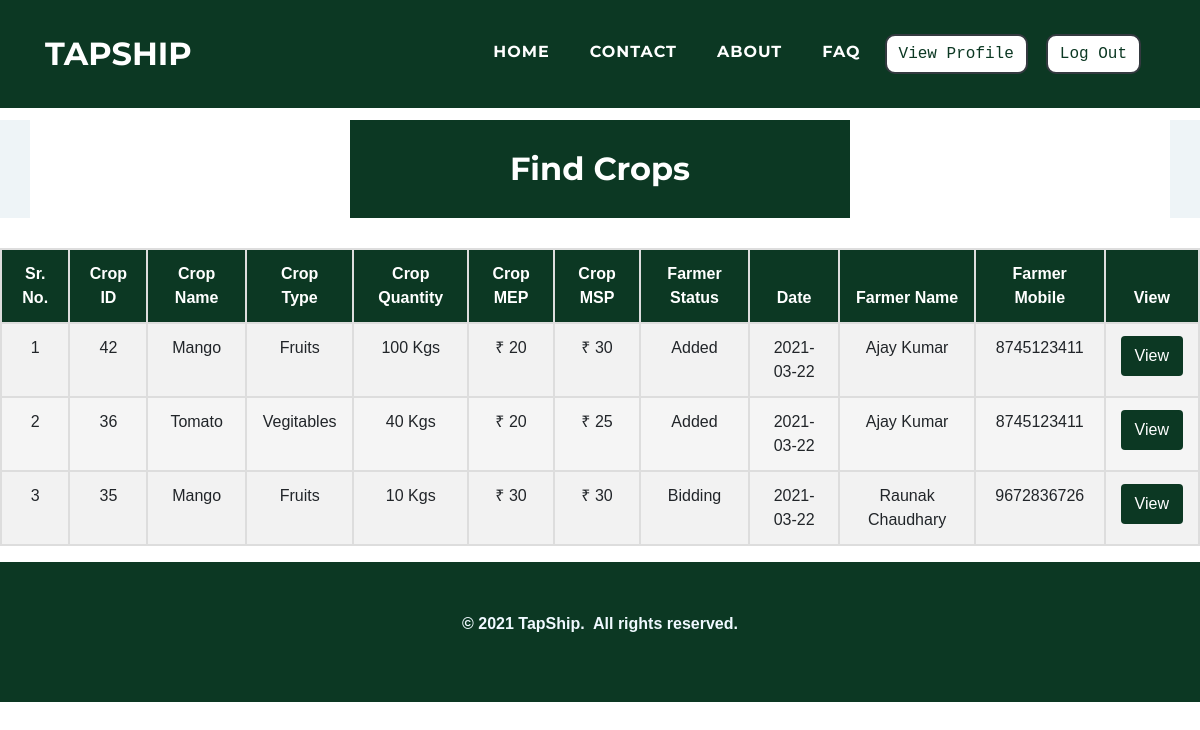
/customers/findcrop.php (signed in), run on an earlier commit of the app's database.
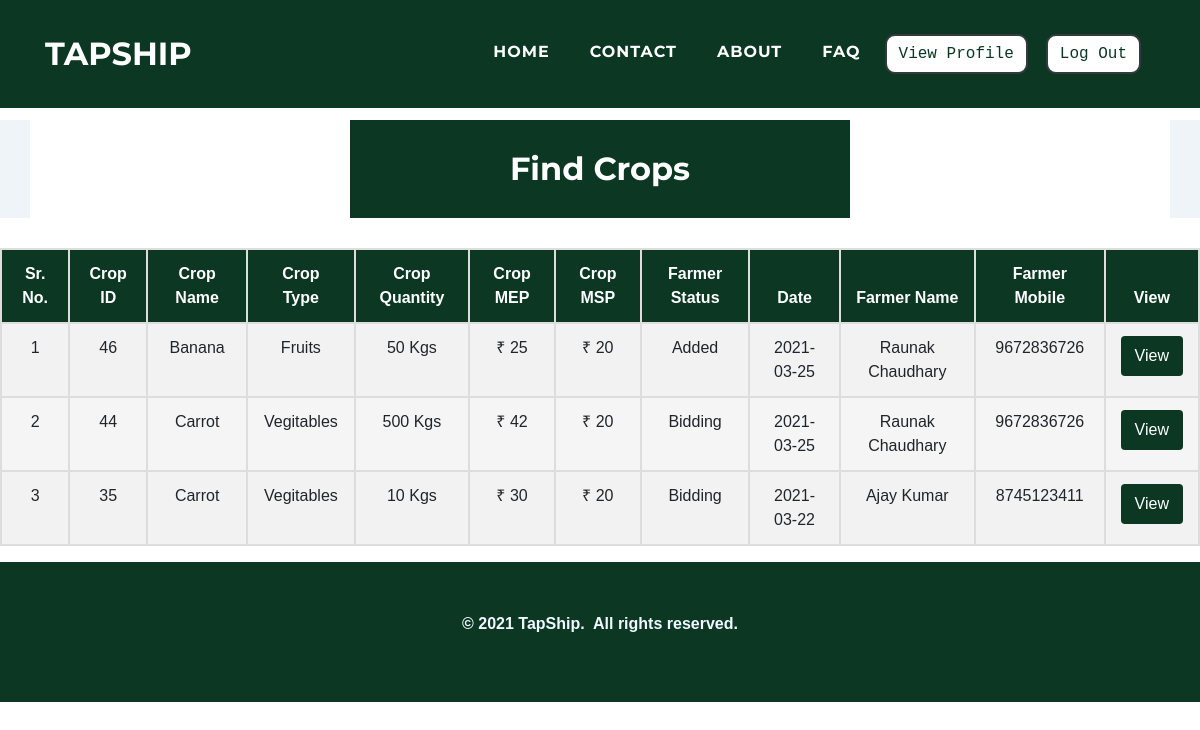
And on a later commit of the database.
### tables this page shows
CREATE TABLE `cropsale` (
  `cr_id` int(11) NOT NULL,
  `cr_f_mobile` varchar(10) NOT NULL,
  `cr_cro_id` int(11) NOT NULL,
  `cr_quantity` varchar(10) NOT NULL,
  `cr_img1` varchar(500) NOT NULL,
  `cr_img2` varchar(500) NOT NULL,
  `cr_img3` varchar(500) NOT NULL,
  `cr_mep` varchar(10) NOT NULL,
  `cr_date` date NOT NULL,
  `cr_status` varchar(10) NOT NULL
);

CREATE TABLE `cropdetails` (
  `cro_id` int(11) NOT NULL,
  `cro_name` varchar(50) NOT NULL,
  `cro_type` varchar(25) NOT NULL,
  `cro_msp` float NOT NULL
);

### customers/findcrop.php (the view, shortened to what the changed rows need)
<?php
$res = $_SESSION["sessionid"];
$c_mobile= $res;
?>
<!DOCTYPE html>
<html>
<head>
    <link rel="stylesheet" href="../assets/bootstrap/css/bootstrap.min.css">
    <link rel="stylesheet" href="../assets/fonts/font-awesome.min.css">
    <link rel="stylesheet" href="../assets/fonts/ionicons.min.css">
    <link rel="stylesheet" href="../assets/css/Article-List.css">
    <link rel="stylesheet" href="../assets/css/Features-Boxed.css">
    <link rel="stylesheet" href="../assets/css/Footer-Dark.css">
    <link rel="stylesheet" href="../assets/css/Highlight-Blue.css">
    <link rel="stylesheet" href="https://cdnjs.cloudflare.com/ajax/libs/animate.css/3.5.2/animate.min.css">
    <link rel="stylesheet" href="https://cdnjs.cloudflare.com/ajax/libs/aos/2.2.0/aos.css">
    <link rel="stylesheet" href="../assets/css/Login-Form-Clean.css">
    <link rel="stylesheet" href="../assets/css/table-style.css"/>
</head>
<body id="page-top">
    <div class="features-boxed">
        <div class="container" style="background: #ffffff;">
            <div class="intro" style="background: #0c3823;margin-top: 120px;margin-bottom: 30px;">
                <h2 class="text-center" data-aos="fade" style="color: rgb(255,255,255);padding: 30px;margin-bottom: 0px;">Find Crops</h2>
            </div>
        </div>
    </div>
    <table  id="tabledata" class=" table table-striped table-hover table-bordered">
 <tr class="bg-dark text-white text-center">
 <thead>
 <th>Sr. No.</th>
 <th> Crop ID </th>
 <th> Crop Name </th>
 <th> Crop Type</th>
 <th> Crop Quantity</th>
 <th> Crop MEP</th>
 <th> Crop MSP</th>
 <th> Farmer Status</th>
 <th> Date</th>
 <th> Farmer Name</th>
 <th> Farmer Mobile</th>
 <th> View</th>
 </thead>
 </tr >
 <?php
$con = mysqli_connect('localhost','root');
mysqli_select_db($con,'tapship');
 $q = "SELECT CD.cro_name, CD.cro_type, CD.cro_msp, CS.cr_id, CS.cr_quantity, CS.cr_mep, CS.cr_date, CS.cr_status, f.f_name, f.f_mobile
 FROM cropdetails CD, cropsale CS, farmer f  where CD.cro_id=CS.cr_cro_id AND f.f_mobile=CS.cr_f_mobile AND cs.cr_status IN (0,1) AND (SELECT count(cb_id) from cropbid cb WHERE cb.cb_c_mobile = $c_mobile AND cb.cb_cr_id = cs.cr_id)=0
 ORDER BY CS.cr_id DESC";
 $query = mysqli_query($con,$q);
 $c = 1;
 while($res = mysqli_fetch_array($query)){
     if($res['cr_status']==0||1){
 ?>
 <tr class="text-center">
 <td data-label="Sr. No."> <?php echo $c; $c+=1 ?> </td>
 <td data-label="Crop ID"> <?php echo $res['cr_id']; ?> </td>
 <td data-label="Crop Name"> <?php echo $res['cro_name'];  ?> </td>
 <td data-label="Crop Type"> <?php echo $res['cro_type'];  ?> </td>
 <td data-label="Crop Quantity"> <?php echo $res['cr_quantity'],' Kgs';  ?> </td>
 <td data-label="Crop MEP"> <?php echo '₹ ',$res['cr_mep'];  ?> </td>
 <td data-label="Crop MSP"> <?php echo '₹ ',$res['cro_msp'];  ?> </td>
 <td data-label="Crop Status"> <?php if($res['cr_status']=="0"){echo "Added";}else if($res['cr_status']=="1"){echo "Bidding";}else if($res['cr_status']=="2"){echo "Bid Accepted";}else if($res['cr_status']=="3"){echo "Transport Pending";}else if($res['cr_status']=="4"){echo "Deal Over";}  ?> </td>
 <td data-label="Date"> <?php echo $res['cr_date'];  ?> </td>
 <td data-label="Farmer Name"> <?php echo $res['f_name'];  ?> </td>
 <td data-label="Farmer Mobile"> <?php echo $res['f_mobile'];  ?> </td>
 <td data-label="View Details"> <button class="btn" style="background-color:#0c3823;"> <a href="viewcrop.php?cr_id=<?php echo $res['cr_id']; ?>" class="text-white"> View </a> </button> </td>
 </tr>
 <?php
 }}
  ?>
 </table>
</body>
</html>

What changed in the data, as far as the page shows it:
no longer on this page (row edited): cropsale: cr_id "42", cr_cro.cro_name "Mango", cr_cro.cro_type "Fruits", cr_quantity "100", cr_mep "20", cr_cro.cro_msp "30", cr_status "Added", cr_date "2021-03-22", f_name "Ajay Kumar", f_mobile "8745123411"
no longer on this page (row edited): cropsale: cr_id "36", cr_cro.cro_name "Tomato", cr_cro.cro_type "Vegitables", cr_quantity "40", cr_mep "20", cr_cro.cro_msp "25", cr_status "Added", cr_date "2021-03-22", f_name "Ajay Kumar", f_mobile "8745123411"
added cropsale: cr_id "46", cr_cro.cro_name "Banana", cr_cro.cro_type "Fruits", cr_quantity "50", cr_mep "25", cr_cro.cro_msp "20", cr_status "Added", cr_date "2021-03-25", f_name "Raunak Chaudhary", f_mobile "9672836726"
added cropsale: cr_id "44", cr_cro.cro_name "Carrot", cr_cro.cro_type "Vegitables", cr_quantity "500", cr_mep "42", cr_cro.cro_msp "20", cr_status "Bidding", cr_date "2021-03-25", f_name "Raunak Chaudhary", f_mobile "9672836726"
changed cropsale id 35: cr_cro.cro_name "Mango" → "Carrot"; cr_cro.cro_type "Fruits" → "Vegitables"; cr_cro.cro_msp "30" → "20"; f_name "Raunak Chaudhary" → "Ajay Kumar"; f_mobile "9672836726" → "8745123411"
